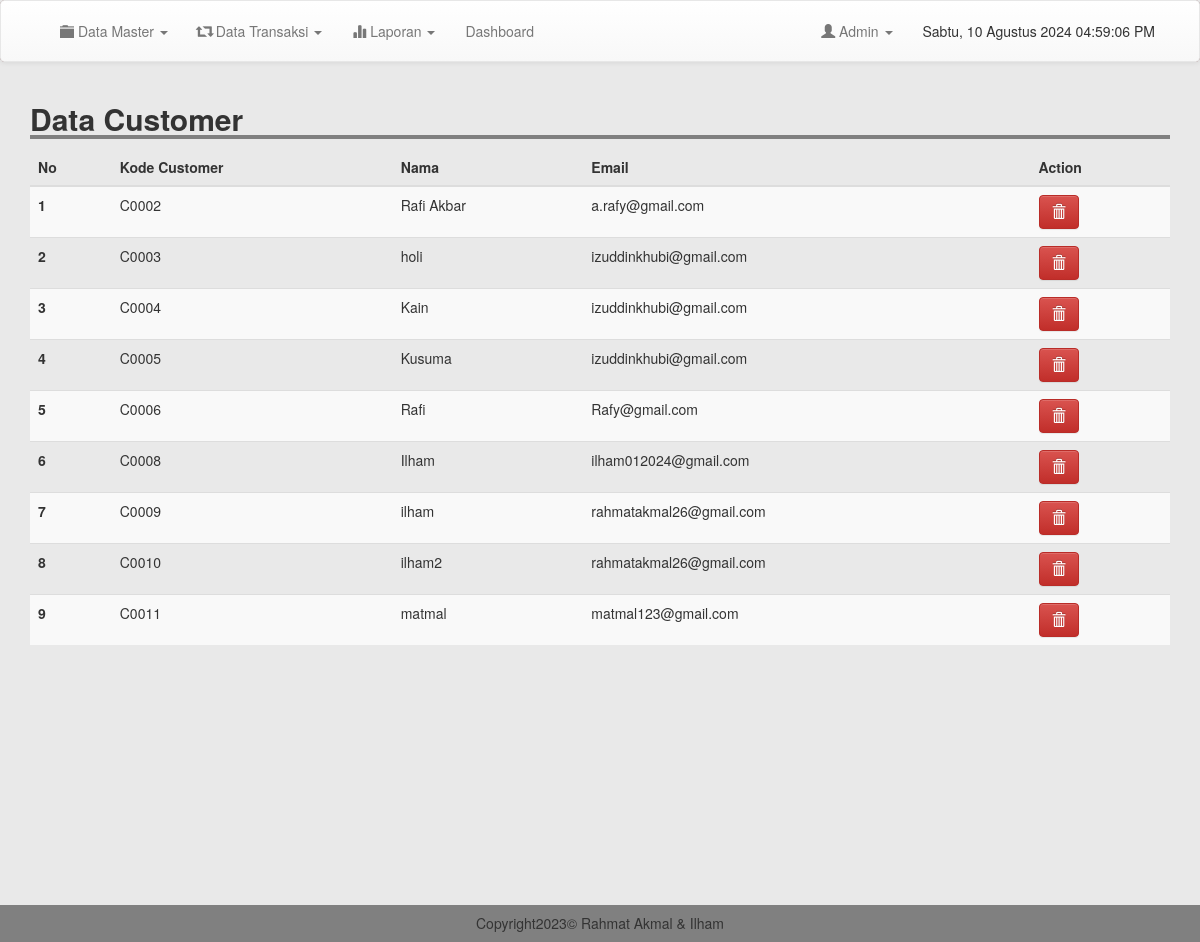
The app's page /admin/m_customer.php (signed in) with its own data.
### tables this page shows
CREATE TABLE `customer` (
  `kode_customer` varchar(100) NOT NULL,
  `nama` varchar(100) NOT NULL,
  `email` varchar(100) NOT NULL,
  `username` varchar(100) NOT NULL,
  `password` varchar(100) NOT NULL,
  `telp` varchar(200) NOT NULL
);

### admin/m_customer.php (the view, shortened to what this page needs)
<?php
include 'header.php';
?>
<div class="container">
	<h2 style=" width: 100%; border-bottom: 4px solid gray"><b>Data Customer</b></h2>
	<table class="table table-striped">
		<thead>
			<tr>
				<th scope="col">No</th>
				<th scope="col">Kode Customer</th>
				<th scope="col">Nama</th>
				<th scope="col">Email</th>
				<th scope="col">Action</th>
			</tr>
		</thead>
		<tbody>
			<?php
			$result = mysqli_query($conn, "SELECT * FROM customer order by kode_customer asc");
			$no =1;
			while ($row = mysqli_fetch_assoc($result)) {
				?>
				<tr>
					<th scope="row"><?php echo $no; ?></th>
					<td><?= $row['kode_customer'];  ?></td>
					<td><?= $row['nama'];  ?></td>
					<td><?= $row['email'];  ?></td>
					<td><a href="m_customer.php?kode=<?php echo $row['kode_customer'];?>&page=del" class="btn btn-danger" onclick="return confirm('Yakin Ingin Menghapus Data ?')"><i class="glyphicon glyphicon-trash"></i> </a></td>
				</tr>
				<?php
				$no++;
			}
			?>
		</tbody>
	</table>
</div>
<br>
<br>
<br>
<br>
<br>
<br>
<br>
<br>
<br>
<br>
<br>
<br>
<?php
include 'footer.php';
?>

### css/style.css (style rules this page uses)
body { margin:0; padding: 0; background-color: #e9e9e9; }

### records on screen
customer: kode_customer "C0002", nama "Rafi Akbar", email "a.rafy@gmail.com"
customer: kode_customer "C0003", nama "holi", email "izuddinkhubi@gmail.com"
customer: kode_customer "C0004", nama "Kain", email "izuddinkhubi@gmail.com"
customer: kode_customer "C0005", nama "Kusuma", email "izuddinkhubi@gmail.com"
customer: kode_customer "C0006", nama "Rafi", email "Rafy@gmail.com"
customer: kode_customer "C0008", nama "Ilham", email "ilham012024@gmail.com"
customer: kode_customer "C0009", nama "ilham", email "rahmatakmal26@gmail.com"
customer: kode_customer "C0010", nama "ilham2", email "rahmatakmal26@gmail.com"
customer: kode_customer "C0011", nama "matmal", email "matmal123@gmail.com"
